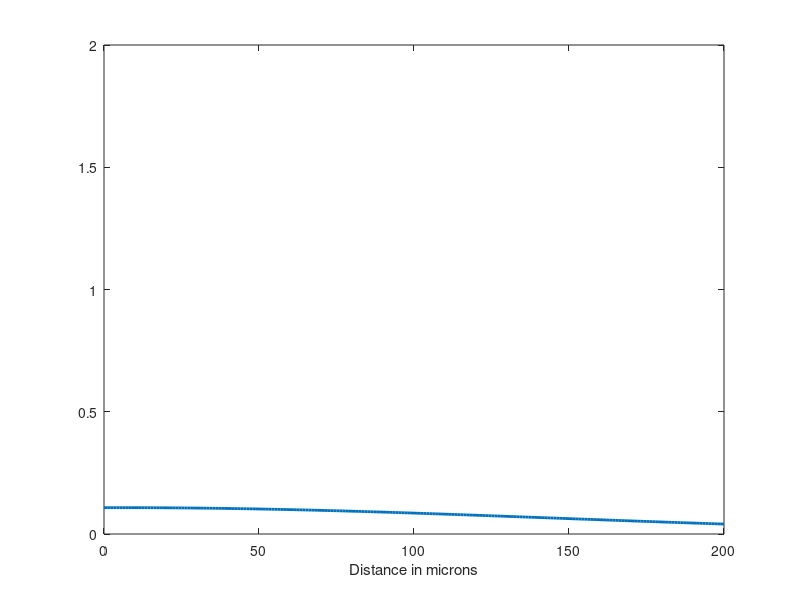
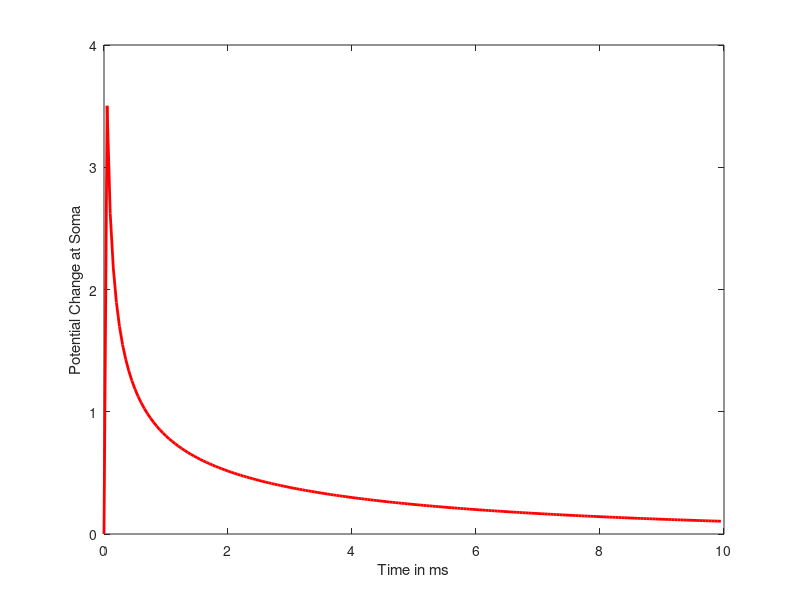

MATLAB code for these plots, in order:

%Postsynaptic potential propagation in a passive dendrite
whitebg('w');
clear all;
X = 0:200; %Length in microns
V1 = 100;
D = 100; %length constant
Tau = 10; %time constant

%**********
NumPSP = 1;  %Change this for problems
%**********

X1 = zeros(1, NumPSP);
T1 = zeros(1, NumPSP);
for NN = 1:NumPSP;
X1(NN) = input('Distance of synapse from soma (10, 200) = ');
if NN > 1; T1(NN) = input('Time of PSP in ms (integer) = '); end;
end;
PSP = 0;
for T = 0.00001:0.25:10;
	PSP = V1*exp(-T/Tau)/(2*D*sqrt(pi*T/Tau)).*exp(-Tau*(X - X1(1)).^2/(4*D^2*T));
	if NumPSP > 1;
		for S = 2:NumPSP;
			PSP = PSP + (T > T1(S))*V1*(exp(-(T - T1(S))/Tau)/(2*D*sqrt(pi*(T - T1(S))/Tau))).*exp(-Tau*(X - X1(S)).^2/(4*D^2*(T - T1(S))));
		end;
	end;
	figure(1), FF = plot(X, PSP); axis([0, 200, 0, V1/50]); set(FF, 'LineWidth', 2); xlabel('Distance in microns');
end;
TT = 0.00001:0.05:10;
PSPtme = zeros(1, length(TT));
PSPtme = V1*exp(-TT/Tau)./(2*D*sqrt(pi*TT/Tau)).*exp(-Tau*X1(1)^2./(4*D^2*TT));
	if NumPSP > 1;
		for S = 2:NumPSP;
			PSPtme = PSPtme + V1*(TT > T1(S)).*(exp(-(TT - T1(S))/Tau)./(2*D*sqrt(pi*(TT - T1(S))/Tau))).*exp(-Tau*X1(S)^2./(4*D^2*(TT - T1(S))));
		end;
	end;
figure(2), F2 = plot(TT, PSPtme, 'r-'); xlabel('Time in ms'); ylabel('Potential Change at Soma');
set(F2, 'LineWidth', 2);
PSPmax = max(PSPtme)
MeanPSP = mean(PSPtme)
